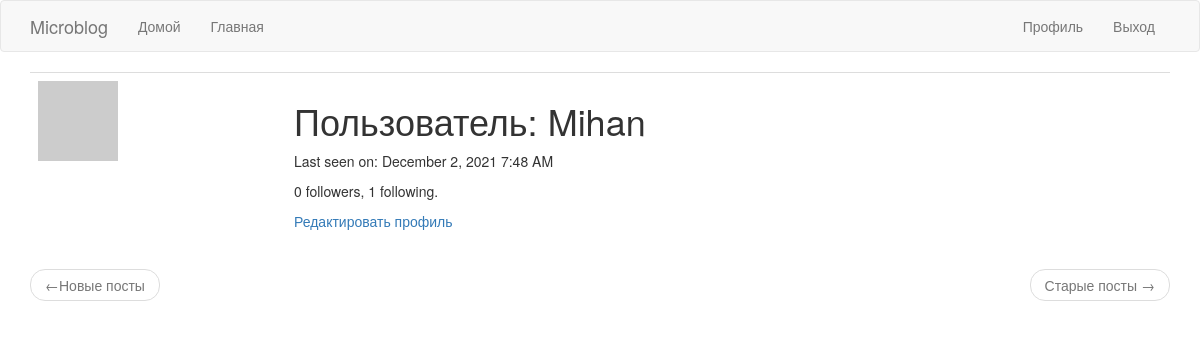
Before: /user/Mihan (signed in) with the older database file.
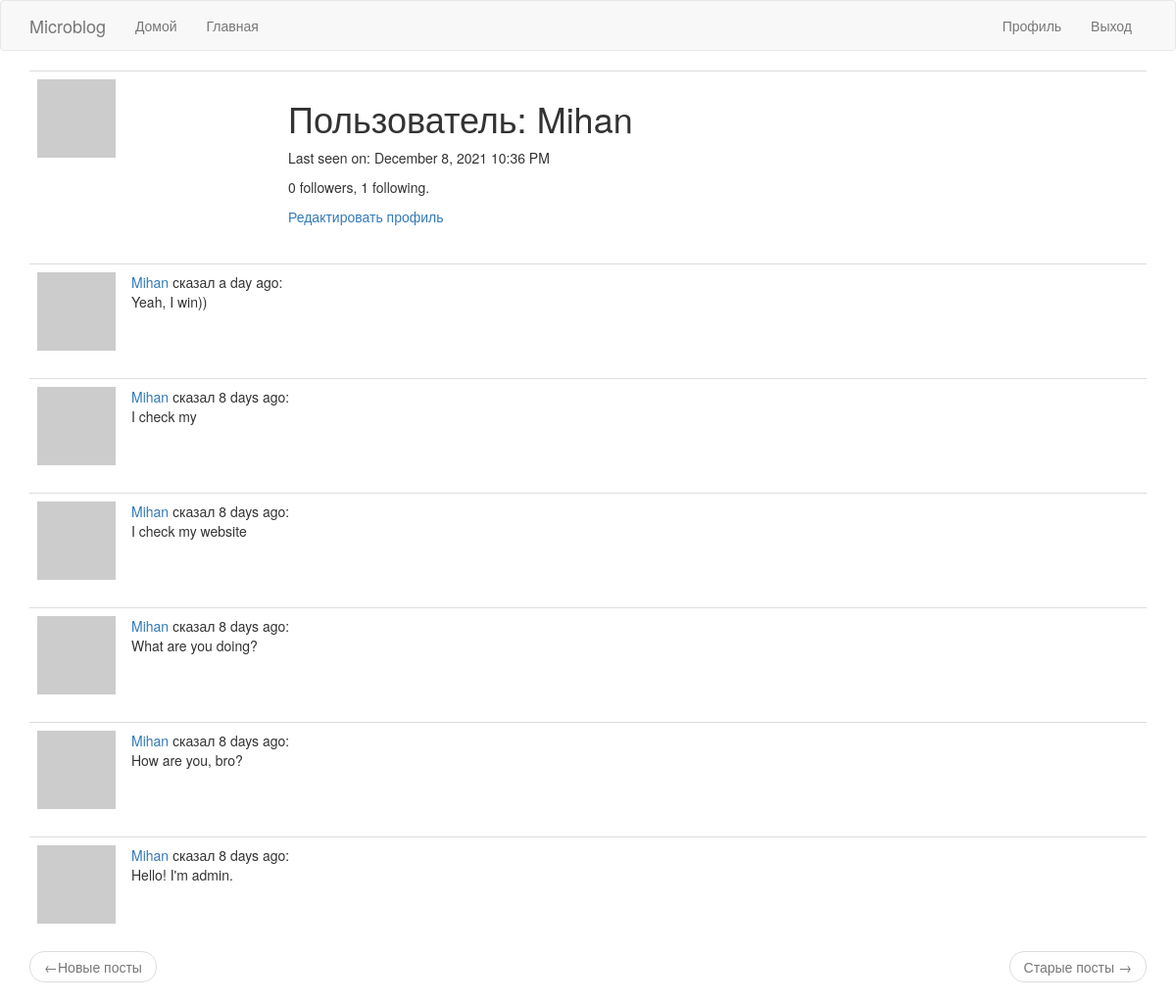
After: the same page with the newer database file.
### app/models.py (models this page shows, shortened)
class User(UserMixin, db.Model):  # таблица пользователей в БД
    id = db.Column(db.Integer, primary_key=True)
    username = db.Column(db.String(64), index=True, unique=True)
    email = db.Column(db.String(120), index=True, unique=True)
    password_hash = db.Column(db.String(128))
    posts = db.relationship('Post', backref='author', lazy='dynamic')
    about_me = db.Column(db.String(140))
    last_seen = db.Column(db.DateTime, default=datetime.utcnow)
    followed = db.relationship(
        'User', secondary=followers,  # secondary - таблица конфигураций
        primaryjoin=(followers.c.follower_id == id),  # условие связывающее с левой стороны(follower)
        secondaryjoin=(followers.c.followed_id == id),  # условие связывающее с правой стороны(followed)
        backref=db.backref('followers', lazy='dynamic'), lazy='dynamic'
    )
    def avatar(self, size):  # изображение аватара
        digest = md5(self.email.lower().encode(
            'utf-8')).hexdigest()  # конвертирование почты в нижний регистр, далее в 16-ю строку
        return 'https://www.gravatar.com/avatar/{}?d=identicon&s={}'.format(digest, size)

class Post(db.Model):  # таблица постов в БД
    id = db.Column(db.Integer, primary_key=True)
    body = db.Column(db.String(140))
    timestamp = db.Column(db.DateTime, index=True, default=datetime.utcnow)
    user_id = db.Column(db.Integer, db.ForeignKey('user.id'))

### app/main/routes.py (the view)
@bp.route('/user/<username>')  # username динамический компонент
@login_required  # только для зарегистрированных пользователей
def user(username):  # логика страницы пользователя
    user = User.query.filter_by(username=username).first_or_404()  # загрузка пользователя\выдача ошибки 404
    page = request.args.get('page', 1, type=int)  # логика страниц
    posts = user.posts.order_by(Post.timestamp.desc()).paginate(  # отображение постов
        page, current_app.config['POSTS_PER_PAGE'], False)
    next_url = url_for('main.user', username=user.username, page=posts.next_num) \
        if posts.has_next else None
    prev_url = url_for('main.user', username=user.username, page=posts.prev_num) \
        if posts.has_prev else None
    form = EmptyForm()
    return render_template('user.html', user=user, posts=posts.items,
                           next_url=next_url, prev_url=prev_url, form=form)

### app/main/routes.py (called while the page is built)
@bp.before_request  # последняя активность пользователя
def before_request():  # логика последней активности пользователя
    if current_user.is_authenticated:  # проверка на авторизацию
        current_user.last_seen = datetime.utcnow()
        db.session.commit()

### app/models.py (called while the page is built)
@login.user_loader  # регистрирование пользовательского загрузчика
def load_user(id):
    return User.query.get(int(id))

### app/templates/user.html (shortened to what this page needs)
{% extends "base.html" %}
{% block app_content %}
    <table class="table table-hover">
        <tr>
            <td width="256px"><img src="{{ user.avatar(256) }}"></td>
            <td>
                <h1>Пользователь: {{ user.username }}</h1>
                {% if user.last_seen %}<p>Last seen on: {{ moment(user.last_seen).format('LLL') }}</p>{% endif %}
                <p>{{ user.followers.count() }} followers, {{ user.followed.count() }} following.</p>
                {% if user == current_user %}
                <p><a href="{{ url_for('main.edit_profile') }}">Редактировать профиль</a></p>
                {% endif %}
            </td>
        </tr>
    </table>
    {% for post in posts %}
        {% include '_post.html' %}
    {% endfor %}
    <nav aria-label="...">
        <ul class="pager">
            <li class="previous{% if not prev_url %} disabled{% endif %}">
                <a href="{{ prev_url or '#' }}">
                    <span aria-hidden="true">&larr;</span>Новые посты
                </a>
            </li>
            <li class="next{% if not next_url %} disabled{% endif %}">
                <a href="{{ next_url or '#' }}">
                    Старые посты <span aria-hidden="true">&rarr;</span>
                </a>
            </li>
        </ul>
    </nav>
{% endblock %}

### app/templates/_post.html
<table class="table table-hover">
  <tr valign="top">
      <td width="70px">
          <a href="{{ url_for('main.user', username=post.author.username) }}">
              <img src="{{ post.author.avatar(36) }}">
          </a>
      </td>
      <td>
          <a href="{{ url_for('main.user', username=post.author.username) }}">
              {{ post.author.username }}
          </a>
          сказал {{ moment(post.timestamp).fromNow() }}:
          <br>
          {{ post.body }}
      </td>
  </tr>
</table>

Changed rows visible on the page:
changed User "Mihan": last_seen "December 2, 2021 7:48 AM" → "December 8, 2021 10:36 PM"
added Post: author.username "Mihan", timestamp "a day ago", body "Yeah, I win))"
added Post: author.username "Mihan", timestamp "8 days ago", body "I check my"
added Post: author.username "Mihan", timestamp "8 days ago", body "I check my website"
added Post: author.username "Mihan", timestamp "8 days ago", body "What are you doing?"
added Post: author.username "Mihan", timestamp "8 days ago", body "How are you, bro?"
added Post: author.username "Mihan", timestamp "8 days ago", body "Hello! I'm admin."
